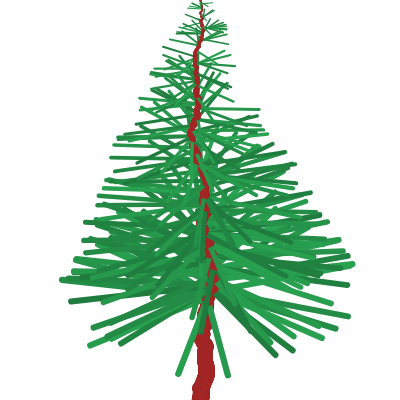
Frame 1 (no input)
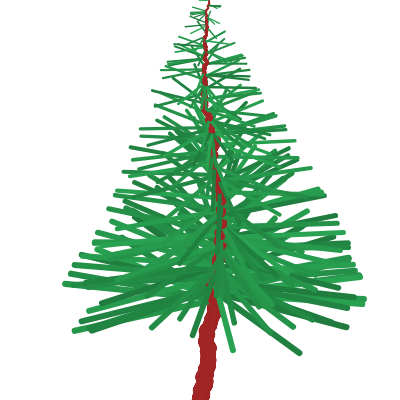
Frame 2 (the mouse pressed at the canvas centre, redrawn once)

The p5.js sketch that drew these frames (run headless with seeded random() and noise() and a simulated clock; the mouse was pressed at the canvas centre and the sketch redrawn once):

// p5.js sketch
// ── sketch.js
document.title = 'Spiral Tree';

function setup() {
  createCanvas(400, 400);
  colorMode(HSL);
}

function draw() {
  background(255);

  const r1 = 100;
  const r2 = 50;
  const maxy = height * 0.75;
  const trunkWidth = 16;

  let x = width * 0.5;
  let a = -PI / 2;

  for (let y = height; y >= 0; y -= 0.1) {
    const branchChance = random(map(y, 0, height, 2, 0.2)) < 0.1;
    const w = map(y, 0, height, 0.1, 2);
    const dx = cos(a) * r1 * w;
    const dy = sin(a) * r2 * w;

    if (branchChance & y < height * 0.75) {
      strokeWeight(map(y, 0, height, 1, trunkWidth / 2));
      stroke(140, 60, random(30, 40));
      line(x, y, x + dx, y + dy);
    }

    stroke(0, 60, 40);
    strokeWeight(map(y, 0, height, 1, trunkWidth));
    point(x, y);
    a += random(0.01, 0.1);
    x += random(-0.4, 0.4);

  }

  noLoop();
}
